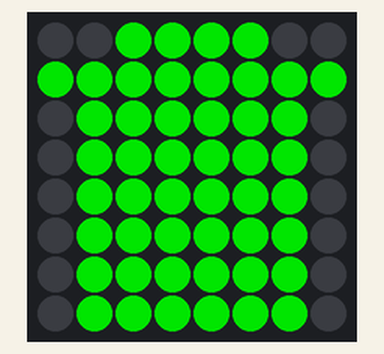
This program was run on a simulated Raspberry Pi (BCM pin numbers) with a Sense HAT. Parts: the Sense HAT's 8×8 RGB LED matrix. Dim RGB values are drawn brighter than linear; the clock reads 2024-03-15 10:24:30 at power-on unless the program sets it; what the program prints to the terminal is not drawn. At 0.0 s the program stops and its outputs stay as they are.

Above: at 0.1 s.

The program:

main.py
```python
#!/usr/bin/python
# -*- coding: utf-8 -*-

"""
Program that displays the next bin collection day and type on the Sense HAT.
The program uses the Bins class to determine the next bin collection day and type.
"""

from datetime import datetime
from sense_hat import SenseHat
from bins import Bins

# Define the colours for each bin type that will show on the Sense HAT
green = (0, 255, 0)
yellow = (255, 255, 0)
purple = (148, 0, 211)
black = (0, 0, 0)

# Define the bin day and schedule
bin_day = 2  # 0 = Monday, 1 = Tuesday, 2 = Wednesday, 3 = Thursday, 4 = Friday, 5 = Saturday, 6 = Sunday
bin_schedule = {
    "Organics": {"start": datetime(2024, 9, 4), "frequency": 2, "colour": green},
    "Recycling": {"start": datetime(2024, 9, 11), "frequency": 2, "colour": yellow},
    "Glass": {"start": datetime(2024, 10, 16), "frequency": 4, "colour": purple}
}


def main():
    # Initialise the Sense HAT object
    s = SenseHat()
    s.low_light = True  # Set the brightness of the LEDs to a lower level
    s.rotation = 180  # Rotate the display 180 degrees

    # Obtain the current date to assess the next bin day
    date = datetime.today()

    # Define new bin object
    bins = Bins(bin_day, bin_schedule)

    # Get the next bin details
    next_bin_date = bins.next_bin_date(date)
    bin_type = bins.next_bin_type(next_bin_date)

    # Print the next bin collection day and type
    # If no bin is scheduled, print an error message and display a black LED pattern
    if "No bin" in bin_type:
        print("Error: No bin collection scheduled")
        led = bins.sense_hat_pattern(black)
        return

    # If two bins are scheduled, print both bin types
    if len(bin_type) == 2:
        print(f"Next bin pickup is on {next_bin_date:%Y-%m-%d} for {bin_type[0]} and {bin_type[1]}")
    else:
        print(f"Next bin pickup is on {next_bin_date:%Y-%m-%d} for {bin_type[0]}")

    # Obtain the LED pattern for the bin type
    colour_primary = bin_schedule[bin_type[0]]["colour"]
    colour_secondary = bin_schedule[bin_type[1]]["colour"] if len(bin_type) == 2 else bin_schedule[bin_type[0]]["colour"]

    led = bins.sense_hat_pattern(colour_primary, colour_secondary)

    # Display the bin pattern on the Sense HAT
    s.set_pixels(led)


if __name__ == "__main__":
    main()
```

bins.py
```python
"""
A class to represent the bin collection schedule.
"""

from datetime import datetime, timedelta
from typing import List

class Bins:
    """
    A class to represent the bin collection schedule.
    """
    def __init__(self, bin_day:int, bin_schedule:dict) -> None:
        self.bin_day = bin_day # 0 = Monday, 1 = Tuesday, 2 = Wednesday, 3 = Thursday, 4 = Friday, 5 = Saturday, 6 = Sunday
        self.bin_schedule = bin_schedule

    def next_bin_date(self, date:datetime) -> datetime:
        """Return the next bin date after the given date.

        :param date: The reference date to start from.
        :type date: datetime
        :return: The next bin date
        :rtype: int
        """
        # Calculate the number of days ahead to the next bin day
        days_ahead = (self.bin_day - date.weekday()) % 7

        # If the bin day is today, check if the bins have already been collected (assume 9am collection time)
        if days_ahead == 0:
            if date.hour >= 9:
                days_ahead = 7
        next_date = date + timedelta(days=days_ahead)

        # Return the date the bin is due to be collected
        return next_date


    def next_bin_type(self, date:datetime) -> List[str]:
        """Return the bin type(s) due for collection on the given date.

        :param date: The date to check for the next bin type.
        :type date: datetime
        :return: The bin type(s) due for collection.
        :rtype: List[str]
        """
        bins_out = []
        # Loop through the bin schedule to determine the bin type(s) due for collection
        for bin_type, schedule in self.bin_schedule.items():
            start_date = schedule["start"]
            frequency = schedule["frequency"]

            # Calculate the number of weeks since the start date
            delta_weeks = (date - start_date).days // 7
            if delta_weeks % frequency == 0:
                bins_out.append(bin_type)

        # If no bins are due, return a message
        if len(bins_out) == 0:
            return ["No bin"]

        return bins_out

    def sense_hat_pattern(self, colour_1: tuple, colour_2: tuple = ()) -> List[tuple]:
        """Return the LED pattern for the Sense HAT based on the bin colours.

        :param colour_1: The primary bin colour.
        :type colour_1: tuple
        :param colour_2: The optional secondary bin colour, defaults to ()
        :type colour_2: tuple, optional
        :return: The LED pattern for the Sense HAT.
        :rtype: List[tuple]
        """
        if colour_2 == (): # If only one bin is due
            colour_2 = colour_1

        # Define the RGB colours for the bin logo
        # pylint: disable=invalid-name
        O = (0, 0, 0) # Black
        P = colour_1 # Primary bin colour
        S = colour_2 # Optional secondary bin colour if two bins are due
        # pylint: enable=invalid-name

        # Create a bin logo pattern for the Sense HAT
        logo = [
            O, O, P, P, P, P, O, O,
            P, P, P, P, P, P, P, P,
            O, P, P, P, P, P, P, O,
            O, P, S, P, P, S, P, O,
            O, P, P, S, S, P, P, O,
            O, P, P, S, S, P, P, O,
            O, P, S, P, P, S, P, O,
            O, P, P, P, P, P, P, O,
        ]

        return logo
```
